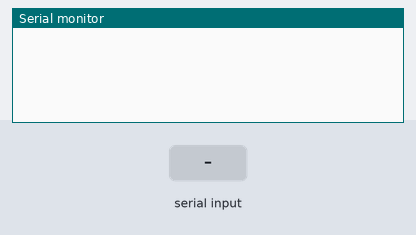
Bench run of a sketch on a simulated Arduino Uno, built with avr-gcc and run on an emulated ATmega328P. On the bench: the last lines printed to the serial monitor. Inputs (shaded band) come from the test bench.

Above: at 1.2 s.
1.3 s: "1" received over Serial
At 2.3 s:
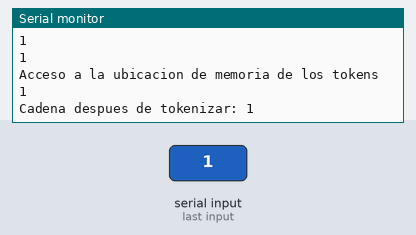
2.8 s: "0" received over Serial
At 3.5 s:
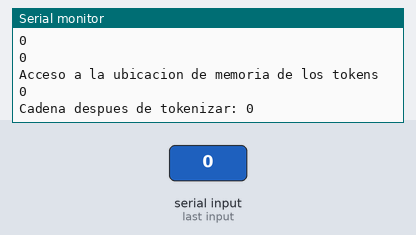
4.3 s: "2" received over Serial
At 5.8 s:
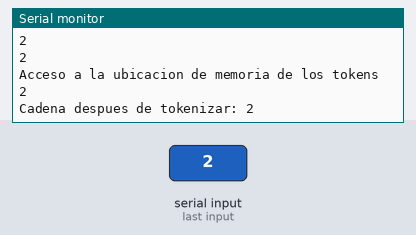
Timing chart, 0 to 7.3 s (numbered marks = the images above; inputs shaded):
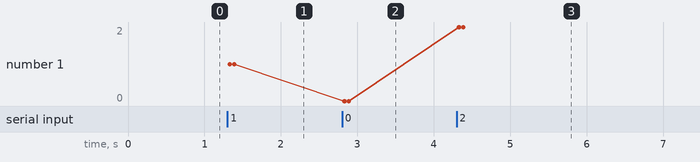

Measured:
- after the input at 1.3 s, the serial monitor: prints a new line at once (image 1)
- after the input at 2.8 s, the serial monitor: prints a new line at once (image 2)
- after the input at 4.3 s, the serial monitor: prints a new line at once (image 3)
- plotted number 1: 1 → 0 after the input at 2.8 s, 0 → 2 after the input at 4.3 s

The sketch:

P40_Token.ino
```cpp
void setup() {
  // put your setup code here, to run once:
  Serial.begin(9600);
  Serial.setTimeout(10);

}
String cadena;
char *c;
char *token;

void loop() {
  // put your main code here, to run repeatedly:
  if(Serial.available()>0){
    cadena = Serial.readString();
    c = cadena.c_str();
    Serial.println("Cadena Completa: ");
    Serial.println(c);
    token = strtok(c,"R");
    while(token != NULL){
      Serial.println(token);
      token = strtok(NULL, "R");
    }
    Serial.println(
      "Acceso a la ubicacion de memoria de los tokens"
    );
    Serial.println(&c[0]);
    Serial.println(&c[3]);
    Serial.println(&c[6]);

    Serial.print("Cadena despues de tokenizar: ");
    Serial.println(c);
  }
}
```
